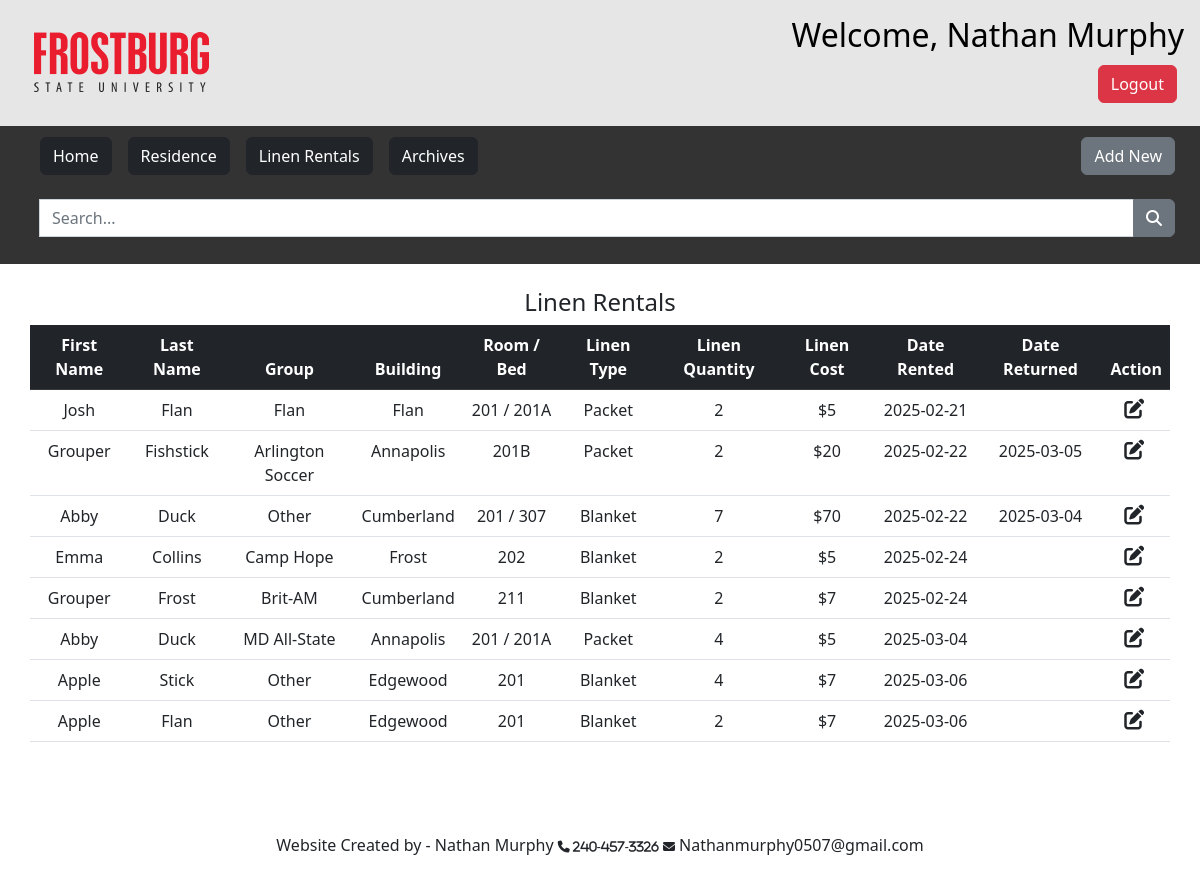
Screenshot of /linen.php (signed in) with the database file from the repository.
### tables this page shows
CREATE TABLE `user` (
  `id` int(11) NOT NULL,
  `name` varchar(128) NOT NULL,
  `email` varchar(255) NOT NULL,
  `password_hash` varchar(255) NOT NULL
);

CREATE TABLE `linens` (
  `id` int(11) NOT NULL,
  `resident_id` int(11) DEFAULT NULL,
  `first_name` varchar(255) DEFAULT NULL,
  `last_name` varchar(255) DEFAULT NULL,
  `building` varchar(255) DEFAULT NULL,
  `room` varchar(255) DEFAULT NULL,
  `group` varchar(255) DEFAULT NULL,
  `linen_type` varchar(255) DEFAULT NULL,
  `linen_quantity` varchar(255) DEFAULT NULL,
  `linen_cost` varchar(255) DEFAULT NULL,
  `linen_date_rented` date DEFAULT NULL,
  `linen_date_returned` date DEFAULT NULL
);

### linen.php (the view, shortened to what this page needs)
<?php
if (isset($_SESSION["user_id"])) {
    $mysqli = require __DIR__ . "/database.php";
    $stmt = $mysqli->prepare("SELECT * FROM user WHERE id = ?");
    $stmt->bind_param("i", $_SESSION['user_id']);
    $stmt->execute();
    $result = $stmt->get_result();
    $user = $result->fetch_assoc();
}
include "db_conn.php";
$search = "";
if (isset($_GET['search'])) {
    $search = mysqli_real_escape_string($conn, $_GET['search']);
    $sql = "SELECT co.id as resident_id, co.first_name, co.last_name, co.building, co.room, co.`group`, l.first_name, l.last_name, l.building, l.room, l.`group`, l.linen_type, l.linen_quantity, l.linen_cost, l.linen_date_rented, l.linen_date_returned
            FROM `linens` l
            LEFT JOIN `checkin-out` co ON co.id = l.resident_id
            WHERE (co.first_name LIKE '%$search%' OR
                   co.last_name LIKE '%$search%' OR
                   co.building LIKE '%$search%' OR
                   co.room LIKE '%$search%' OR
                   co.`group` LIKE '%$search%' OR
                   l.first_name LIKE '%$search%' OR
                   l.last_name LIKE '%$search%' OR
                   l.building LIKE '%$search%' OR
                   l.room LIKE '%$search%' OR
                   l.`group` LIKE '%$search%' OR
                   l.linen_type LIKE '%$search%' OR
                   l.linen_quantity LIKE '%$search%' OR
                   l.linen_cost LIKE '%$search%' OR
                   l.linen_date_rented LIKE '%$search%' OR
                   l.linen_date_returned LIKE '%$search%')";
} else {
    $sql = "SELECT co.id as resident_id, co.first_name, co.last_name, co.building, co.room, co.`group`, l.first_name, l.last_name, l.building, l.room, l.`group`, l.linen_type, l.linen_quantity, l.linen_cost, l.linen_date_rented, l.linen_date_returned
            FROM `linens` l
            LEFT JOIN `checkin-out` co ON co.id = l.resident_id
            WHERE l.linen_date_rented IS NOT NULL";
}
$result = mysqli_query($conn, $sql);
function highlight_search_result($text, $search) {
    return $text;
}
?>
<!DOCTYPE html>
<html lang="en">
<head>
    <link rel="stylesheet" href="homepage.css">
    <link href="https://cdn.jsdelivr.net/npm/bootstrap@5.2.3/dist/css/bootstrap.min.css" rel="stylesheet">
    <link rel="stylesheet" href="https://cdnjs.cloudflare.com/ajax/libs/font-awesome/6.4.0/css/all.min.css" />
</head>
<body>
<div class="header">
    <div>
     <a href="https://www.frostburg.edu/">
        <img alt="Frostburg State University" style="transform: translate(20px,20px);" src="src/FSU-logo.png">
        </a>
        <?php if (isset($user)): ?>
        <h2 class="mt-2 mx-2" style="float:right"> Welcome, <?= htmlspecialchars($user["name"])?></h2>
        <?php endif; ?>
    </div>
    <div class="logout_button">
        <a href="logout.php" class="dropbtn btn btn-danger"> Logout </a>
    </div>
</div>
<div class="topnavbar">
    <ul>
        <li><a href="home.php" class="btn btn-dark mx-2 mt-2 mb-2">Home</a></li>
        <li class="dropdown mb-2"><a href="homepage.php" class="dropbtn btn btn-dark mx-2 mt-2 mb-2">Residence</a></li>
        <li><a href="linen.php" class="dropbtn btn btn-dark mx-2 mt-2 mb-2">Linen Rentals</a></li>
        <li><a href="Archives.php" class="btn btn-dark mx-2 mt-2 mb-2">Archives</a></li>
        <div class="right_buttons">
            <li><a href="add_new_linen.php" class="btn btn-secondary my-2"> Add New </a></li>
        </div>
        <form method="get">
            <div class="input-group">
                <input type="text" class="form-control" placeholder="Search..." id="searchInput" name="search" value="<?= htmlspecialchars($search) ?>">
                <button type="submit" class="btn btn-secondary"><i class="fa-solid fa-search"></i></button>
            </div>
        </form>
    </ul>
</div>
    <div class="column middle mt-4">
        <table class="table table-hover text-center">
        <h4>Linen Rentals</h4>
            <thead class="table-dark">
                <tr>
                    <th scope="col">First Name</th>
                    <th scope="col">Last Name</th>
                    <th scope="col">Group</th>
                    <th scope="col">Building</th>
                    <th scope="col">Room / Bed</th>
                    <th scope="col">Linen Type</th>
                    <th scope="col">Linen Quantity</th>
                    <th scope="col">Linen Cost</th>
                    <th scope="col">Date Rented</th>
                    <th scope="col">Date Returned</th>
                    <th scope="col">Action</th>
                </tr>
            </thead>
            <tbody style="background-color:#ffffff">
                <?php while ($row = mysqli_fetch_assoc($result)): ?>
                <tr>
                    <td><?php echo highlight_search_result($row['first_name'], $search); ?></td>
                    <td><?php echo highlight_search_result($row['last_name'], $search); ?></td>
                    <td><?php echo highlight_search_result($row['group'], $search); ?></td>
                    <td><?php echo highlight_search_result($row['building'], $search); ?></td>
                    <td><?php echo highlight_search_result($row['room'], $search); ?></td>
                    <td><?php echo highlight_search_result($row['linen_type'], $search); ?></td>
                    <td><?php echo highlight_search_result($row['linen_quantity'], $search); ?></td>
                    <td><?php echo highlight_search_result($row['linen_cost'], $search); ?></td>
                    <td><?php echo highlight_search_result($row['linen_date_rented'], $search); ?></td>
                    <td><?php echo highlight_search_result($row['linen_date_returned'], $search); ?></td>
                    <td>
                        <a href="edit_linen.php?id=<?php echo $row['resident_id']; ?>"><i class="fa-solid fa-pen-to-square fs-5 me-1 link-dark"></i></a>
                    </td>
                </tr>
                <?php endwhile; ?>
            </tbody>
        </table>
    </div>
    <div class="footer">
        <p>Website Created by - Nathan Murphy <i class="fa fa-phone" style="font-size:12px"> 240-457-3326 </i> <i class="fa fa-envelope" style="font-size:12px"></i> Nathanmurphy0507@gmail.com </p>
    </div>
</body>
</html>

### homepage.css (style rules this page uses)
body { background: url(src/red-main.jpg) no-repeat fixed; background-size: cover; background-color: #a90b00; }
.header { background-color: #e6e6e6; color: rgb(0, 0, 0); padding: 8px; text-align: justify end; }
.topnavbar { margin-bottom: 5px; padding: 3px 0; background-color: #333; }
ul { list-style-type: none; margin: 0; padding: 0; background-color: #333; }
li { float: left; padding: 0; margin: 0; }
li a, .dropbtn { display: inline-block; color: white; text-align: center; padding: 14px 16px; text-decoration: none; }
li.dropdown { display: inline-block; position: relative; }
li a, .dropbtn { display: inline-block; color: white; text-align: center; padding: 14px 16px; text-decoration: none; outline: none; }
.column.middle { margin: auto; text-align: center; width: 95%; }
header, .logout_button { text-align: right; display: flex-end; margin-top: -55px; margin-right: 15px; margin-bottom: 15px; }
.right_buttons { float: right; display: flex; margin-right: 25px; }
topnavbar, .input-group { display: flex; justify-content: center; padding: 8px; padding-right: 25px; }
.footer { text-align: center; padding: 75px; }

### rows the page displays
user: name "Nathan Murphy"
linens: first_name "Josh", last_name "Flan", group "Flan", building "Flan", room "201 / 201A", linen_type "Packet", linen_quantity "2", linen_cost "$5", linen_date_rented "2025-02-21"
linens: first_name "Grouper", last_name "Fishstick", group "Arlington Soccer", building "Annapolis", room "201B", linen_type "Packet", linen_quantity "2", linen_cost "$20", linen_date_rented "2025-02-22", linen_date_returned "2025-03-05"
linens: first_name "Abby", last_name "Duck", group "Other", building "Cumberland", room "201 / 307", linen_type "Blanket", linen_quantity "7", linen_cost "$70", linen_date_rented "2025-02-22", linen_date_returned "2025-03-04"
linens: first_name "Emma", last_name "Collins", group "Camp Hope", building "Frost", room "202", linen_type "Blanket", linen_quantity "2", linen_cost "$5", linen_date_rented "2025-02-24"
linens: first_name "Grouper", last_name "Frost", group "Brit-AM", building "Cumberland", room "211", linen_type "Blanket", linen_quantity "2", linen_cost "$7", linen_date_rented "2025-02-24"
linens: first_name "Abby", last_name "Duck", group "MD All-State", building "Annapolis", room "201 / 201A", linen_type "Packet", linen_quantity "4", linen_cost "$5", linen_date_rented "2025-03-04"
linens: first_name "Apple", last_name "Stick", group "Other", building "Edgewood", room "201", linen_type "Blanket", linen_quantity "4", linen_cost "$7", linen_date_rented "2025-03-06"
linens: first_name "Apple", last_name "Flan", group "Other", building "Edgewood", room "201", linen_type "Blanket", linen_quantity "2", linen_cost "$7", linen_date_rented "2025-03-06"
